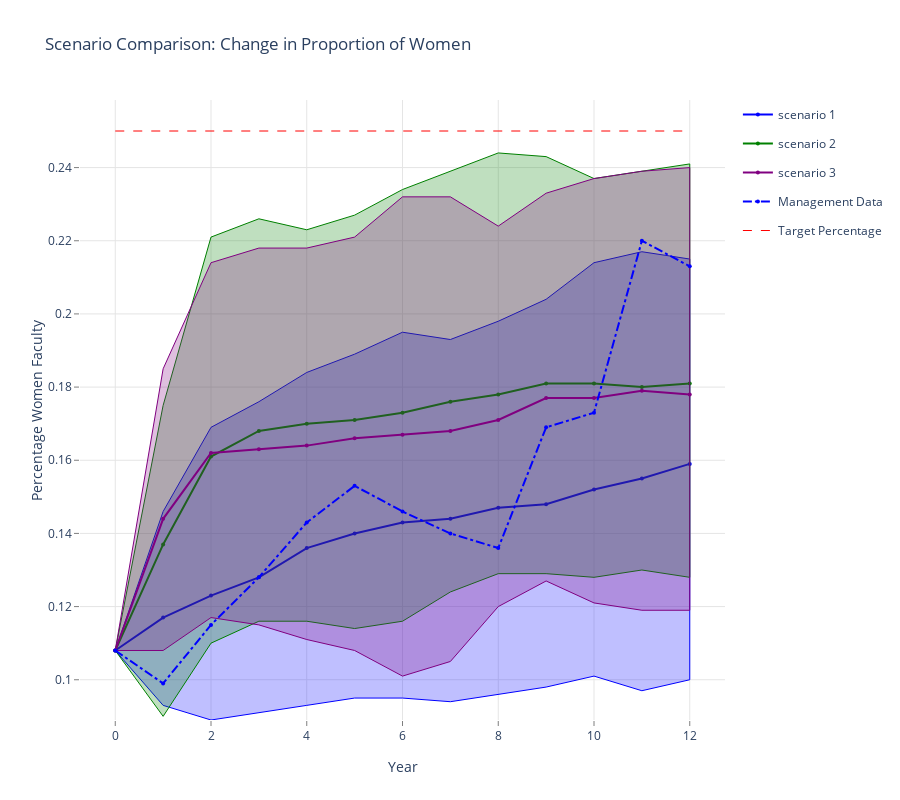

Notebook source saved alongside this figure:
### Markdown cell above
## Comparison of Model 3 Growth Models: Change in Proportion of Women

### Code cell
data = []
linecolors = ['rgb(0,0,255)', 'rgb(0,128,0)', 'rgb(128,0,128)', 'rgb(139,69,19)']
fillcolors = ['rgba(0,0,255,0.25)', 'rgba(0,128,0,0.25)', 'rgba(128,0,128,0.25)', 'rgba(160,82,45,0.25)']
legend_labels = ['scenario 1', 'scenario 2', 'scenario 3']

for k,v in enumerate(results.mlist):
    data.append(go.Scatter(
        x=np.append(v.summary_matrix['yr'], v.summary_matrix['yr'].values[::-1]),
        y=np.append(v.summary_matrix['fpct_975'], v.summary_matrix['fpct_025'].values[::-1]),
        fill='tozerox',
        fillcolor=fillcolors[k],
        line=dict(color=linecolors[k],
                 width=1),
        legendgroup=legend_labels[k],
        showlegend=False,
        mode='lines',
        name=legend_labels[k],
    ))

    data.append(go.Scatter(
        x=v.summary_matrix['yr'],
        y=v.summary_matrix['fpct_avg'],
        line=dict(color=linecolors[k],
                 width=2),
        legendgroup=legend_labels[k],
        showlegend=True,
        marker=dict(
            size=4),
        mode='lines+markers',
        name=legend_labels[k],
    ))


data.append(go.Scatter(
    x=v.summary_matrix['yr'], 
    y=v.summary_matrix['act_fpct'],
    line=dict(color='blue',
             dash='dashdot'),
    name='Management Data',
    mode='lines+markers',
    marker=dict(
        size=4),

))

data.append(go.Scatter(
    x=v.summary_matrix['yr'], 
    y=np.repeat(v.target_female_percentage, len(v.summary_matrix['yr'])),
    line=dict(color='red',
             dash='dash',
             width=1),
    name='Target Percentage',
    mode='lines',
))
    
layout = go.Layout(
    title='Scenario Comparison: Change in Proportion of Women',
    height=800,
    width=900,
    paper_bgcolor='rgb(255,255,255)',
    plot_bgcolor='rgb(255,255,255)',
    xaxis=dict(
        visible=True,
        title='Year',
        gridcolor='rgb(229,229,229)',
        showgrid=True,
        showline=True,
        showticklabels=True,
        tickcolor='rgb(127,127,127)',
        ticks='outside',
        zeroline=False
    ),
    yaxis=dict(
        title='Percentage Women Faculty',
        gridcolor='rgb(229,229,229)',
        showgrid=True,
        showline=True,
        showticklabels=True,
        tickcolor='rgb(127,127,127)',
        ticks='outside',
        zeroline=False
    ),
)
fig = go.Figure(data=data, layout=layout)
plotly.offline.iplot(fig, filename= 'shaded_lines')

# export image for ingestion to pdf file.
# if not os.path.exists('images'):
#     os.mkdir('images')
# pio.write_image(fig, 'images/change_in_percentage_faculty_women.png')

### Figure 1 — Plotly figure (JSON) as saved in the notebook; plotly's stock layout.template omitted (floating-point values rounded to 4 significant figures)
{"data": [{"fill": "tozerox", "fillcolor": "rgba(0,0,255,0.25)", "legendgroup": "scenario 1", "line": {"color": "rgb(0,0,255)", "width": 1}, "mode": "lines", "name": "scenario 1", "showlegend": false, "type": "scatter", "x": [0, 1, 2, 3, 4, 5, 6, 7, 8, 9, 10, 11, 12, 12, 11, 10, 9, 8, 7, 6, 5, 4, 3, 2, 1, 0], "y": [0.108, 0.146, 0.169, 0.176, 0.184, 0.189, 0.195, 0.193, 0.198, 0.204, 0.214, 0.217, 0.215, 0.1, 0.097, 0.101, 0.098, 0.096, 0.094, 0.095, 0.095, 0.093, 0.091, 0.089, 0.093, 0.108]}, {"legendgroup": "scenario 1", "line": {"color": "rgb(0,0,255)", "width": 2}, "marker": {"size": 4}, "mode": "lines+markers", "name": "scenario 1", "showlegend": true, "type": "scatter", "x": [0, 1, 2, 3, 4, 5, 6, 7, 8, 9, 10, 11, 12], "y": [0.108, 0.117, 0.123, 0.128, 0.136, 0.14, 0.143, 0.144, 0.147, 0.148, 0.152, 0.155, 0.159]}, {"fill": "tozerox", "fillcolor": "rgba(0,128,0,0.25)", "legendgroup": "scenario 2", "line": {"color": "rgb(0,128,0)", "width": 1}, "mode": "lines", "name": "scenario 2", "showlegend": false, "type": "scatter", "x": [0, 1, 2, 3, 4, 5, 6, 7, 8, 9, 10, 11, 12, 12, 11, 10, 9, 8, 7, 6, 5, 4, 3, 2, 1, 0], "y": [0.108, 0.175, 0.221, 0.226, 0.223, 0.227, 0.234, 0.239, 0.244, 0.243, 0.237, 0.239, 0.241, 0.128, 0.13, 0.128, 0.129, 0.129, 0.124, 0.116, 0.114, 0.116, 0.116, 0.11, 0.09, 0.108]}, {"legendgroup": "scenario 2", "line": {"color": "rgb(0,128,0)", "width": 2}, "marker": {"size": 4}, "mode": "lines+markers", "name": "scenario 2", "showlegend": true, "type": "scatter", "x": [0, 1, 2, 3, 4, 5, 6, 7, 8, 9, 10, 11, 12], "y": [0.108, 0.137, 0.161, 0.168, 0.17, 0.171, 0.173, 0.176, 0.178, 0.181, 0.181, 0.18, 0.181]}, {"fill": "tozerox", "fillcolor": "rgba(128,0,128,0.25)", "legendgroup": "scenario 3", "line": {"color": "rgb(128,0,128)", "width": 1}, "mode": "lines", "name": "scenario 3", "showlegend": false, "type": "scatter", "x": [0, 1, 2, 3, 4, 5, 6, 7, 8, 9, 10, 11, 12, 12, 11, 10, 9, 8, 7, 6, 5, 4, 3, 2, 1, 0], "y": [0.108, 0.185, 0.214, 0.218, 0.218, 0.221, 0.232, 0.232, 0.224, 0.233, 0.237, 0.239, 0.24, 0.119, 0.119, 0.121, 0.127, 0.12, 0.105, 0.101, 0.108, 0.111, 0.115, 0.117, 0.108, 0.108]}, {"legendgroup": "scenario 3", "line": {"color": "rgb(128,0,128)", "width": 2}, "marker": {"size": 4}, "mode": "lines+markers", "name": "scenario 3", "showlegend": true, "type": "scatter", "x": [0, 1, 2, 3, 4, 5, 6, 7, 8, 9, 10, 11, 12], "y": [0.108, 0.144, 0.162, 0.163, 0.164, 0.166, 0.167, 0.168, 0.171, 0.177, 0.177, 0.179, 0.178]}, {"line": {"color": "blue", "dash": "dashdot"}, "marker": {"size": 4}, "mode": "lines+markers", "name": "Management Data", "type": "scatter", "x": [0, 1, 2, 3, 4, 5, 6, 7, 8, 9, 10, 11, 12], "y": [0.108, 0.099, 0.115, 0.128, 0.143, 0.153, 0.146, 0.14, 0.136, 0.169, 0.173, 0.22, 0.213]}, {"line": {"color": "red", "dash": "dash", "width": 1}, "mode": "lines", "name": "Target Percentage", "type": "scatter", "x": [0, 1, 2, 3, 4, 5, 6, 7, 8, 9, 10, 11, 12], "y": [0.25, 0.25, 0.25, 0.25, 0.25, 0.25, 0.25, 0.25, 0.25, 0.25, 0.25, 0.25, 0.25]}], "layout": {"height": 800, "paper_bgcolor": "rgb(255,255,255)", "plot_bgcolor": "rgb(255,255,255)", "title": {"text": "Scenario Comparison: Change in Proportion of Women"}, "width": 900, "xaxis": {"gridcolor": "rgb(229,229,229)", "showgrid": true, "showline": true, "showticklabels": true, "tickcolor": "rgb(127,127,127)", "ticks": "outside", "title": {"text": "Year"}, "visible": true, "zeroline": false}, "yaxis": {"gridcolor": "rgb(229,229,229)", "showgrid": true, "showline": true, "showticklabels": true, "tickcolor": "rgb(127,127,127)", "ticks": "outside", "title": {"text": "Percentage Women Faculty"}, "zeroline": false}}}
